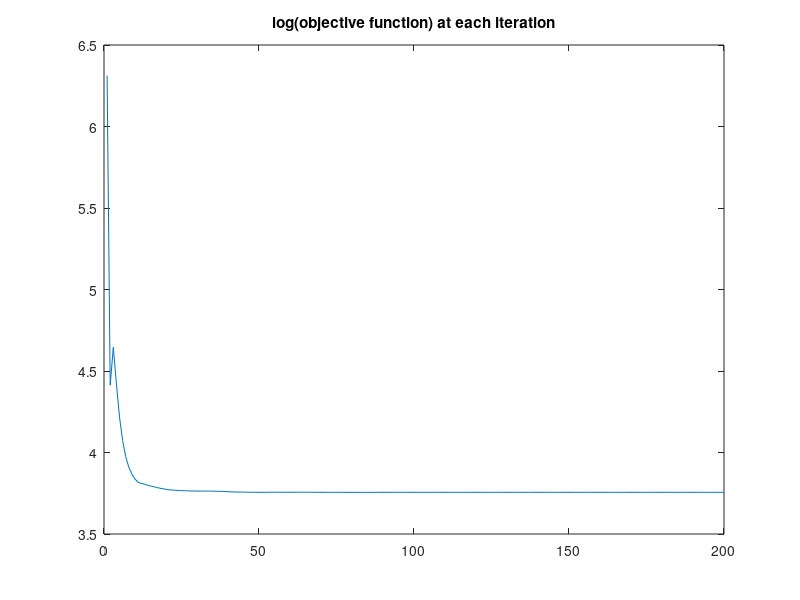
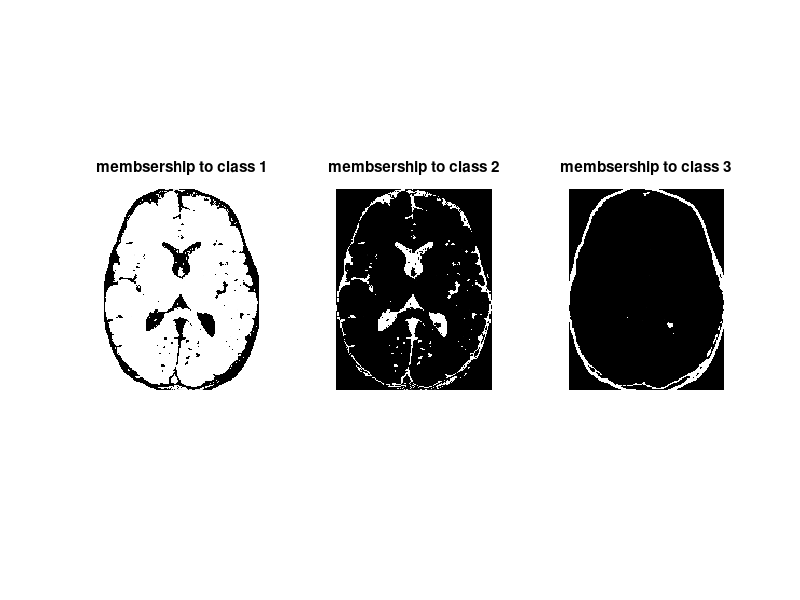
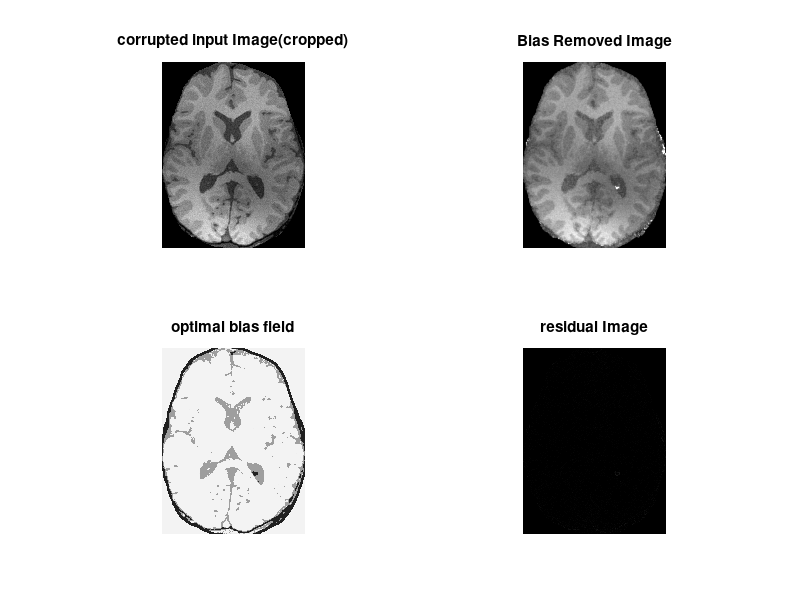
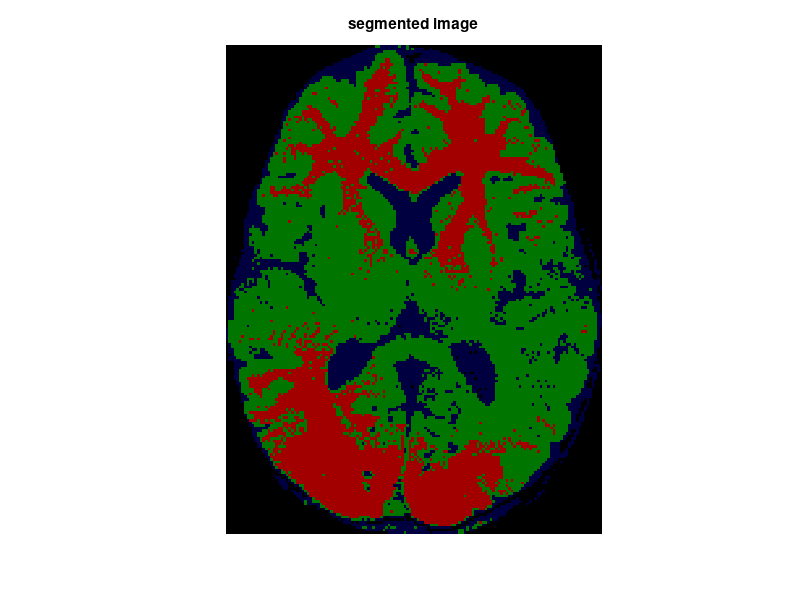

MATLAB code for these plots, in order:
%% Load images
clc;clear;close all
load('assignmentSegmentBrain.mat')
inputIm=imageData.*imageMask;
[m,n]=size(inputIm);

%% Cropping

a=sum(imageMask);
b=sum(imageMask,2);
rowMin=find(b~=0,1,'first');
rowMax=find(b~=0,1,'last');
columnMin=find(a~=0,1,'first');
columnMax=find(a~=0,1,'last');

rect=[columnMin rowMin columnMax-columnMin rowMax-rowMin];
inputIm=imcrop(imageData.*imageMask,rect);
[m,n]=size(inputIm);

%% kmeans for comparison
mat1=reshape(inputIm,[m*n,1]);
[mat2,C]=kmeans(mat1,4);
mat2=reshape(mat2,[m,n]);
idx=find(C<0.1);
outIm=zeros(m,n,3);
j=0;
for i=1:4
    if i~=idx
        j=j+1;
        outIm(:,:,j)=(mat2==i)*C(i);
    end
end


%% initialization

values = []; % to track objective Func values 
K=3; % no. of classes including bordering dark patch
q=5; % membership fuzzyness parameter

weights=fspecial('gaussian'); % weights for neighbourhood pixel

biasField=0.5*ones(m,n);



% initial memberships and class means
maxIm=max(max(inputIm));
minIm=min(min(inputIm));
range=maxIm-minIm;
membership=zeros(m,n,K);
classMeans=zeros(1,K);

for i=1:K  
   membership(:,:,i)=(inputIm>=minIm+range*(i-1)/K).*(inputIm< minIm+range*i/K);
   classMeans(i)=minIm+range*(2*i-1)/(2*K);
end
membership(:,:,K)=membership(:,:,K)+(inputIm==maxIm);

%classMeans=[0.0048 0.2533 0.6364 0.4574];% initial class means
classMeans=C(C>0.1);

%% Actual algorithm

D=zeros(m,n,K);
prevObjFunc=Inf;
flag=true;
iter=0;


while(flag)
iter=iter+1;    
temp=zeros(m,n); 
convolution1=conv2(biasField.^2,weights,'same');
convolution2=conv2(biasField,weights,'same');

% optimal membership
for i=1:K
D(:,:,i)=inputIm.^2+classMeans(i)^2*convolution1-2*classMeans(i)*(inputIm.*convolution2);
D(:,:,i)=D(:,:,i)+(D(:,:,i)==0)*mean(mean(D(:,:,i)));
membership(:,:,i)=D(:,:,i).^(1/1-q)/100;
% if min(min(D(:,:,i)))==0
%     membership(:,:,i)=(D(:,:,i)==0).*ones(m,n);
% else
%     membership(:,:,i)=D(:,:,i).^(1/1-q)/100;
% end
temp=temp+membership(:,:,i);
end

temp2=zeros(m,n);
temp3=zeros(m,n);

% optimal class means
for i=1:K
    membership(:,:,i)=membership(:,:,i)./temp;% normalizing membership across K classes
    numerator=sum(sum(membership(:,:,i).^q.*inputIm.*convolution2));
    denominator=sum(sum(membership(:,:,i).^q.*convolution1));
    classMeans(i)=numerator/denominator;
    temp2=temp2+membership(:,:,i).^q*classMeans(i);
    temp3=temp3+membership(:,:,i).^q*classMeans(i)^2;
end

%optimal Bias field
biasField=conv2(inputIm.*temp2,weights,'same')./conv2(temp3,weights,'same');


temp=zeros(m,n);

for i=1:K
    temp=temp+(membership(:,:,i).^q).*D(:,:,i);
end

currObjFunc=sum(sum(temp));


if abs(currObjFunc-prevObjFunc)/abs(currObjFunc)<0.01 && iter>=200
    flag=0;     
end

values = [values log(currObjFunc)];

prevObjFunc=currObjFunc;% objective function value reset

end

biasRemovedImage=zeros(m,n);

for i=1:K
    biasRemovedImage=biasRemovedImage+membership(:,:,i)*classMeans(i);
end

residualImage=inputIm-biasRemovedImage.*biasField;

outputIm=zeros(m,n,3);
for i=1:3
    outputIm(:,:,i)=membership(:,:,i)*classMeans(i);
end



figure;plot(values)
title('log(objective function) at each iteration')

figure;
subplot(1,3,1)
imshow(membership(:,:,1))
title('membsership to class 1')

subplot(1,3,2)
imshow(membership(:,:,2))
title('membsership to class 2')

subplot(1,3,3)
imshow(membership(:,:,3))
title('membsership to class 3')

figure;
subplot(2,2,1)
imshow(inputIm)
title('corrupted input Image(cropped)')

subplot(2,2,2)
imshow(biasField)
title('Bias Removed Image')

subplot(2,2,3)
imshow(biasRemovedImage)
title('optimal bias field')

subplot(2,2,4)
imshow(residualImage)
title('residual Image')

figure
imshow(outIm)
title('segmented image')

classMeans

